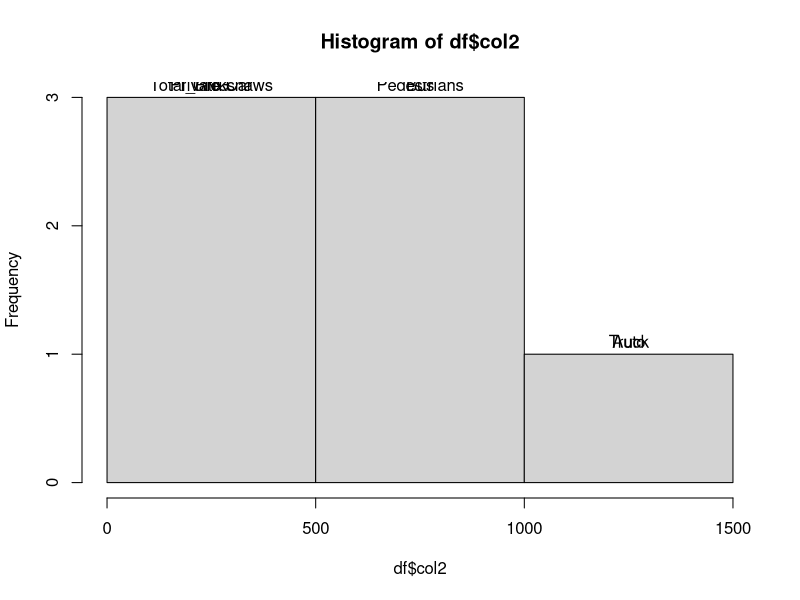
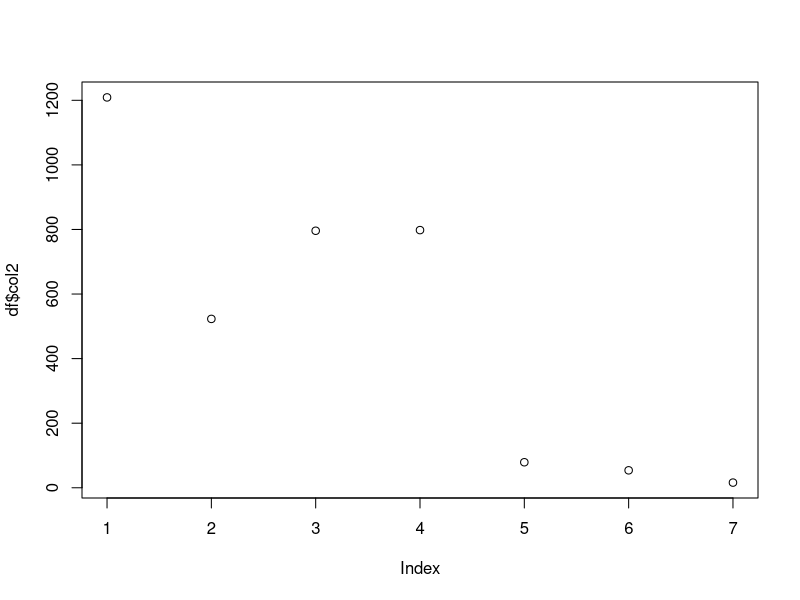
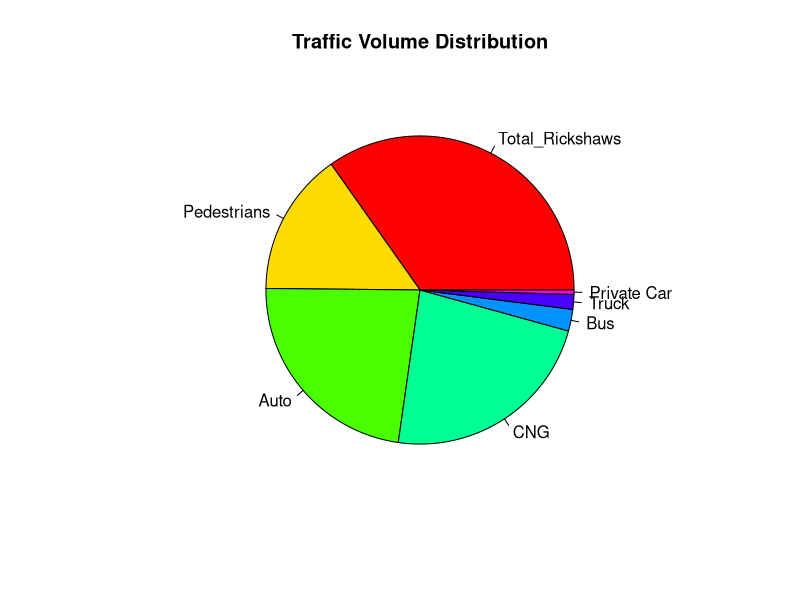
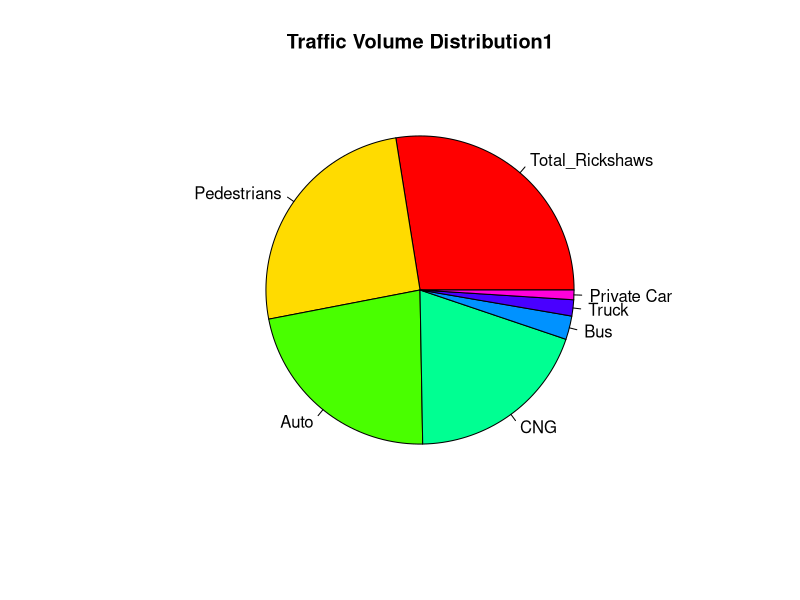

R code for these plots, in order:
df <- data.frame(col1=c("Total_Rickshaws","Pedestrians","Auto","CNG","Bus","Truck","Private Car"),
                 col2=c(1209,523,796,798,79,54,16))
?hist()
hist(df$col2,labels = df$col1)
?plot()
plot(df$col2)

# Pie chart
pie(df$col2,
   labels = df$col1,
    main = "Traffic Volume Distribution",
  col = rainbow(length(df$col1)))


df1 <- data.frame(col2=c("Total_Rickshaws","Pedestrians","Auto","CNG","Bus","Truck","Private Car"),
                 col3=c(1035,960,837,735,93,64,38))
pie(df1$col3,
    labels=df1$col2,
    main="Traffic Volume Distribution1",
    col = rainbow(length(df1$col2)))




                        
                       
                        
                        
                        
                        
                        
                        
                        
                        
                        
                        
                        
                        